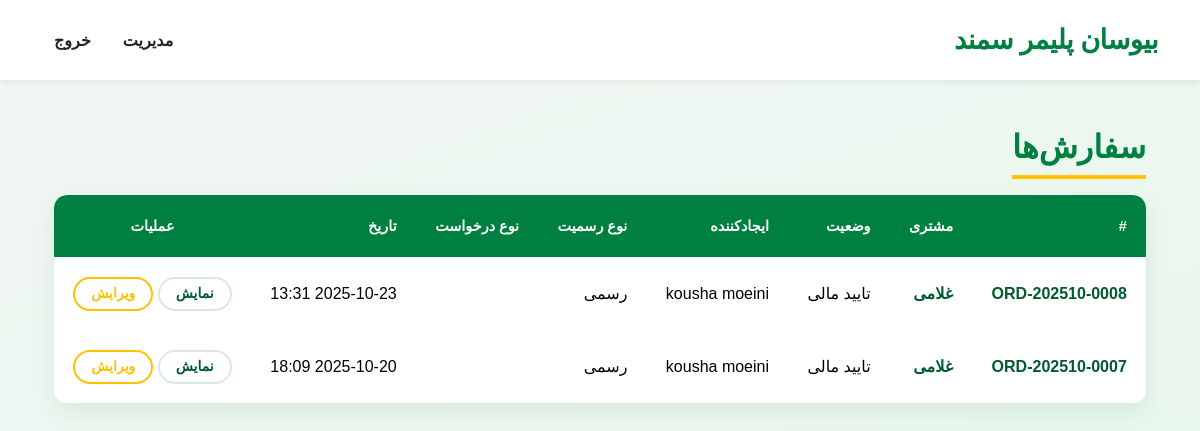
Page /orders/pending/management/ (signed in) on the committed database.
### orders/models.py (models this page shows, shortened)
class CustomerOrder(models.Model):
    created_by = models.ForeignKey(
        User, on_delete=models.PROTECT, related_name="orders_created")
    created_at = models.DateTimeField(auto_now_add=True)
    status = models.CharField(
        max_length=32, choices=OrderStatus.choices, default=OrderStatus.DRAFT)
    order_date = models.DateField(auto_now_add=True)
    order_number = models.CharField(max_length=20, unique=True, editable=False)
    official_type = models.CharField(max_length=10, choices=OfficialTypeChoices.choices,
                                     default=OfficialTypeChoices.OFFICIAL, verbose_name="نوع رسمیت")
    request_type = models.ForeignKey(
        RequestType,
        on_delete=models.PROTECT,
        verbose_name="نوع درخواست"
    )
    customer_code = models.CharField(
        max_length=50,
        verbose_name="کد مشتری",
        blank=True,
        null=True
    )
    customer_name = models.CharField(max_length=200, verbose_name="نام مشتری")
    customer_phone = models.CharField(
        max_length=50, verbose_name="شماره تماس مشتری")
    recipient_address = models.TextField(verbose_name="آدرس گیرنده")
    order_notes = models.TextField(
        blank=True, verbose_name="توضیحات کلی سفارش")
    canceled_by = models.ForeignKey(
        User, null=True, blank=True, on_delete=models.SET_NULL, related_name="orders_canceled")
    canceled_at = models.DateTimeField(null=True, blank=True)
    cancel_reason = models.TextField(blank=True)
    sales_approved_by = models.ForeignKey(
        User, null=True, blank=True, on_delete=models.SET_NULL, related_name="orders_sales_approved")
    sales_approved_at = models.DateTimeField(null=True, blank=True)
    finance_approved_by = models.ForeignKey(
        User, null=True, blank=True, on_delete=models.SET_NULL, related_name="orders_finance_approved")
    finance_approved_at = models.DateTimeField(null=True, blank=True)
    management_approved_by = models.ForeignKey(
        User, null=True, blank=True, on_delete=models.SET_NULL, related_name="orders_management_approved")
    management_approved_at = models.DateTimeField(null=True, blank=True)
    class Meta:
        ordering = ["-created_at"]
    def is_editable(self, user):
        if not user.is_authenticated or not hasattr(user, 'profile'):
            return False
        if self.status == OrderStatus.CANCELED:
            return False
        role = user.profile.user_type
        if role == 'management':
            return True
        if role == 'sales_manager':
            return self.status in [OrderStatus.DRAFT, OrderStatus.SALES_APPROVED]
        if role == 'finance_manager':
            return self.status in [OrderStatus.SALES_APPROVED, OrderStatus.FINANCE_APPROVED]
        return False

### orders/views.py (the view)
# urls.py: path("pending/<str:queue_type>/", views.pending_orders, name="pending_orders"),
@login_required
def pending_orders(request, queue_type):
    role = _get_user_role(request.user)
    queue_map = {
        'sales': {
            'allowed_roles': ["sales_manager", "management"],
            'status': OrderStatus.DRAFT,
            'title': "در انتظار تایید فروش"
        },
        'finance': {
            'allowed_roles': ["finance_manager", "management"],
            'status': OrderStatus.SALES_APPROVED,
            'title': "در انتظار تایید مالی"
        },
        'management': {
            'allowed_roles': ["management"],
            'status': OrderStatus.FINANCE_APPROVED,
            'title': "در انتظار تایید مدیریت"
        }
    }
    if queue_type not in queue_map:
        return HttpResponseForbidden("صف انتظار نامعتبر است.")
    config = queue_map[queue_type]
    if role not in config['allowed_roles']:
        return HttpResponseForbidden("شما دسترسی به این صف را ندارید.")
    orders_list = CustomerOrder.objects.filter(status=config['status']).select_related("created_by").order_by("-id")
    for order in orders_list:
        order.user_can_edit = order.is_editable(request.user)
    context = {"orders": orders_list, "title": config['title']}
    return render(request, "orders/order_list.html", context)

### orders/views.py (called while the page is built)
def _get_user_role(user):
    return getattr(getattr(user, "profile", None), "user_type", None)

### orders/templates/orders/order_list.html (shortened to what this page needs)
{% extends "base.html" %}
{% load static %}
{% block content %}
<link rel="stylesheet" href="{% static 'css/list_styles.css' %}">
<div class="container" dir="rtl">
    <div class="d-flex justify-content-between align-items-center mb-3">
        <h2 class="m-0">سفارش‌ها</h2>
    </div>
    <div class="table-responsive">
        <table class="table table-hover align-middle">
            <thead class="table-light">
            <tr>
                <th>#</th>
                <th>مشتری</th>
                <th>وضعیت</th>
                <th>ایجادکننده</th>
                <th>نوع رسمیت</th>
                <th>نوع درخواست</th>
                <th>تاریخ</th>
                <th class="text-center">عملیات</th>
            </tr>
            </thead>
            <tbody>
            {% for o in orders %}
            <tr>
                <td>{{ o.order_number }}</td>
                <td>{{ o.customer_name|default:"—" }}</td>
                <td>{{ o.get_status_display }}</td>
                <td>{{ o.created_by.get_full_name|default:o.created_by.username }}</td>
                <td>{{ o.get_official_type_display }}</td>
                <td>{{ o.get_request_type_display }}</td>
                <td>{{ o.created_at|date:"Y-m-d H:i" }}</td>
                <td class="text-center">
                    {% url 'orders:order_details' o.pk as detail_url %}
                    {% if detail_url %}
                    <a href="{{ detail_url }}" class="btn btn-outline-secondary btn-sm">نمایش</a>
                    {% endif %}
                    {% if o.user_can_edit %}
                    {% url 'orders:order_update' o.pk as update_url %}
                    {% if update_url %}
                    <a href="{{ update_url }}" class="btn btn-sm btn-outline-warning">ویرایش</a>
                    {% endif %}
                    {% endif %}
                </td>
            </tr>
            {% empty %}
            <tr>
                <td colspan="8" class="text-center text-muted">هیچ سفارشی یافت نشد.</td>
            </tr>
            {% endfor %}
            </tbody>
        </table>
    </div>
</div>
{% endblock %}

### static/css/main.css (style rules this page uses)
:root { --bsp-primary-color: #008040; --bsp-accent-color: #008040; --bsp-secondary-color: #005a2e; --bsp-background-light: #F8F9FA; --bsp-surface-white: #FFFFFF; --bsp-text-dark: #212529; --bsp-yellow-accent: #FFC300; --color-bg-light: #f3f7f4; }
body { background: linear-gradient(160deg, var(--color-bg-light), #e8f7ee); font-family: 'Vazirmatn', sans-serif; background-color: var(--bsp-background-light); color: var(--bsp-text-dark); line-height: 1.7; }

### static/css/list_styles.css (style rules this page uses)
:root { --color-primary: #008040; --color-primary-dark: #005a2e; --color-accent: #FFC300; --color-bg-light: #f3f7f4; --color-surface: #ffffff; --color-text: #1a3323; --color-text-light: #f9fff8; --color-border-soft: #dce9e2; --shadow-base: 0 8px 25px rgba(0, 80, 40, 0.09); --radius: 0.8rem; --transition-speed: 0.2s; }
body { background: linear-gradient(160deg, var(--color-bg-light), #e8f7ee); }
.container[dir="rtl"] h2 { color: var(--color-primary); font-weight: 800; border-bottom: 4px solid var(--color-accent); padding-bottom: 0.5rem; display: inline-block; }
.table-responsive { border-radius: var(--radius); box-shadow: var(--shadow-base); overflow: hidden; }
.table { background: var(--color-surface); margin-bottom: 0; border-collapse: collapse; }
.table thead.table-light th { background: var(--color-primary); color: var(--color-text-light); font-weight: 700; font-size: 0.9rem; padding: 1.2rem; vertical-align: middle; border: none; }
.table thead th:first-child { border-top-right-radius: var(--radius); }
.table thead th:last-child { border-top-left-radius: var(--radius); text-align: center; }
.table tbody td { padding: 1.2rem; vertical-align: middle; border: none; }
.table tbody td:nth-child(1), .table tbody td:nth-child(2) { font-weight: 600; color: var(--color-primary-dark); }
.table tbody tr:nth-of-type(even) { background-color: var(--color-bg-light); }
.table .btn-sm { font-weight: 600; padding: 0.3rem 1rem; border-radius: 20px; border-width: 2px; transition: all var(--transition-speed) ease; }
.table .btn-outline-secondary { color: var(--color-primary-dark); border-color: var(--color-border-soft); }

### rows in the picture
CustomerOrder: order_number "ORD-202510-0008", customer_name "غلامی", status "تایید مالی", created_by.get_full_name "kousha moeini", official_type "رسمی", created_at "2025-10-23 13:31"
CustomerOrder: order_number "ORD-202510-0007", customer_name "غلامی", status "تایید مالی", created_by.get_full_name "kousha moeini", official_type "رسمی", created_at "2025-10-20 18:09"
